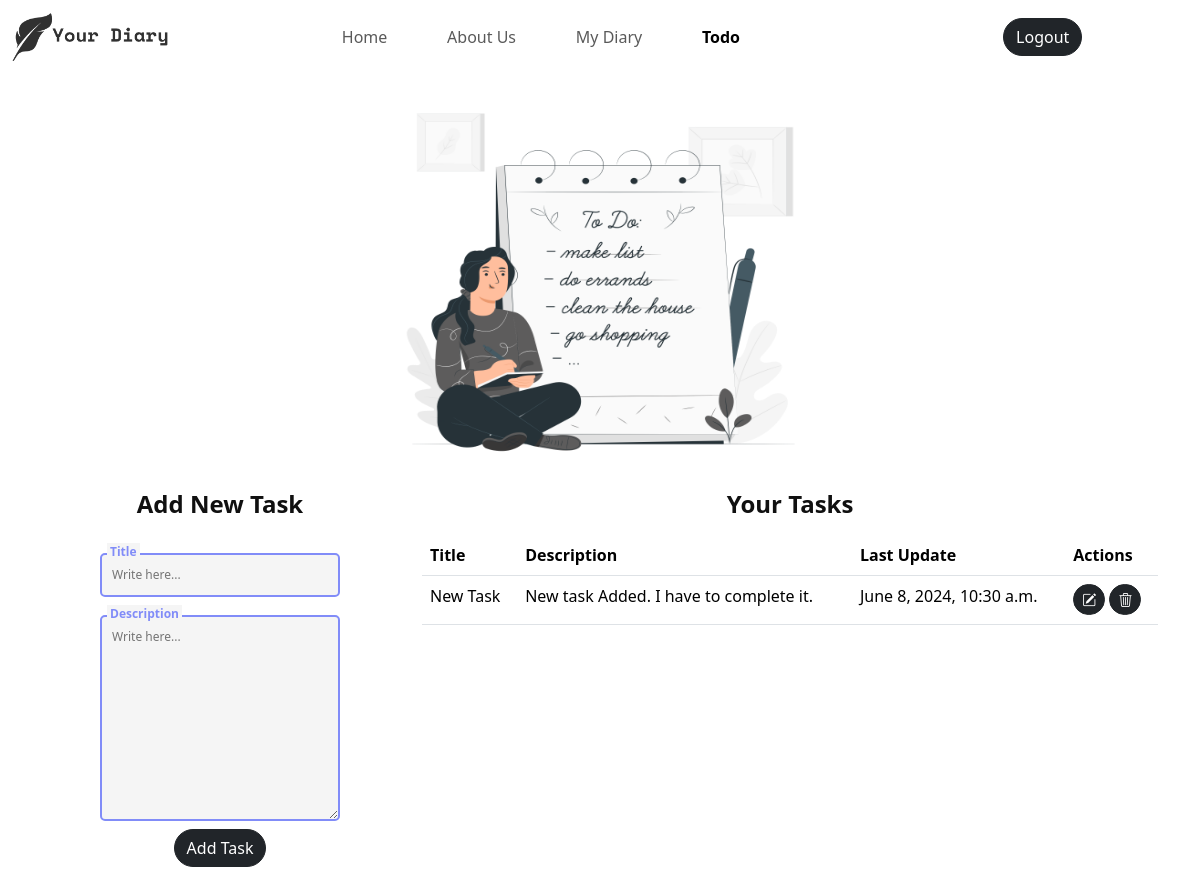
Page /todo/ (signed in) on the earlier database version.
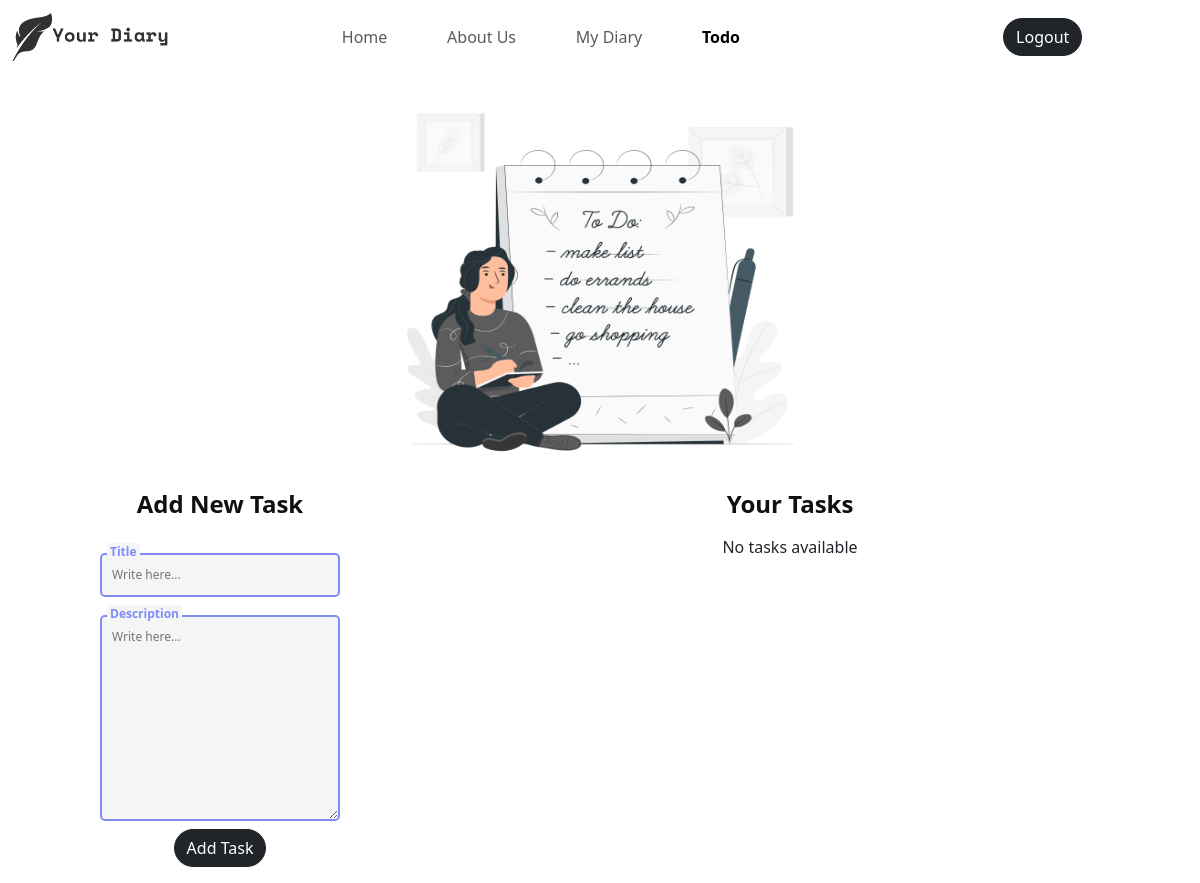
Same page on the later database version.
### diary/models.py (models this page shows, shortened)
class Todo(models.Model):
    user = models.ForeignKey(User, on_delete=models.CASCADE)
    title = models.CharField(max_length=100)
    description = models.TextField()
    created_at = models.DateTimeField(auto_now_add=True)
    updated_at = models.DateTimeField(auto_now=True)

### diary/views.py (the view)
# urls.py: path("todo/", views.todo, name="todo"),
@login_required(login_url="login")
def todo(request):
	context = {}
	todo_form = TodoForm()
	context["todo_form"] = todo_form
	todos = Todo.objects.filter(user=request.user)
	context["todos"] = todos
	context['activeTodo']="active"
	return render(request, "todo.html", context)

### diary/forms.py
class TodoForm(forms.ModelForm):
	class Meta:
		model = Todo
		fields = ('title', 'description')
		widgets = {
			'title': forms.TextInput(attrs={'class': 'input', 'placeholder': 'Write here...'}),
			'description': forms.Textarea(attrs={'class': 'input', 'placeholder': 'Write here...'}),
		}

### diary/templates/todo.html (shortened to what this page needs)
{% extends "base.html" %}
{% load static %}
{% block css %}
	<link rel="stylesheet" href="{% static "css/todo.css" %}">
{% endblock css %}
{% block body %}
	<div class="container todo-page">
		<div class="row todo-image">
			<img src="{% static "media/Todo_list.png" %}" alt="" class="todo-img">
		</div>
		<div class="row">
			<div class="col-sm-4">
				<h4 class='heading text-center'>Add New Task</h4>
				<form action="{% url "addTodo" %}" class="todo-form" method="POST" >{% csrf_token %}
					{% for field in todo_form %}
						<div class="coolinput">
							<label for="{{field.id_for_label}}" class="text">{{field.label}}</label>
							{{field}}  <small class='text-warning'>{{field.errors|striptags}}</small>
						</div>
					{% endfor %}
					<input type="submit" class="btn btn-dark mt-2" value='Add Task'>
				</form>
			</div>
			<div class="col-sm-8">
				<h4 class='heading text-center'>Your Tasks</h4>
				{% if todos %}
					<table class="table table-hover">
						<thead>
							<tr>
								<th>Title</th>
								<th>Description</th>
								<th>Last Update</th>
								<th>Actions</th>
							</tr>
						</thead>
						<tbody>
							{% for todo in todos %}
								<tr>
									<td>{{todo.title}}</td>
									<td>{{todo.description}}</td>
									<td>{{todo.updated_at}}</td>
									<td>
										<a href="{% url "updateTodo" todo.id %}" class="btn btn-sm btn-dark"><i class="bi bi-pencil-square"></i></a>
										<a href="" data-id="{{todo.id}}" class="btn btn-sm btn-dark delete-btn"><i class="bi bi-trash3"></i></a>
									</td>
								</tr>
							{% endfor %}
					</table>
				{% else %}
					<p class="text-center">No tasks available</p>
				{% endif %}
			</div>
		</div>
	</div>
{% endblock body %}

Differences in the rows shown:
removed Todo: title "New Task", description "New task Added. I have to complete it.", updated_at "June 8, 2024, 10:30 a.m."
Other differences:
text no longer shown: "Title Description Last Update Actions"
text now shown: "No tasks available"
